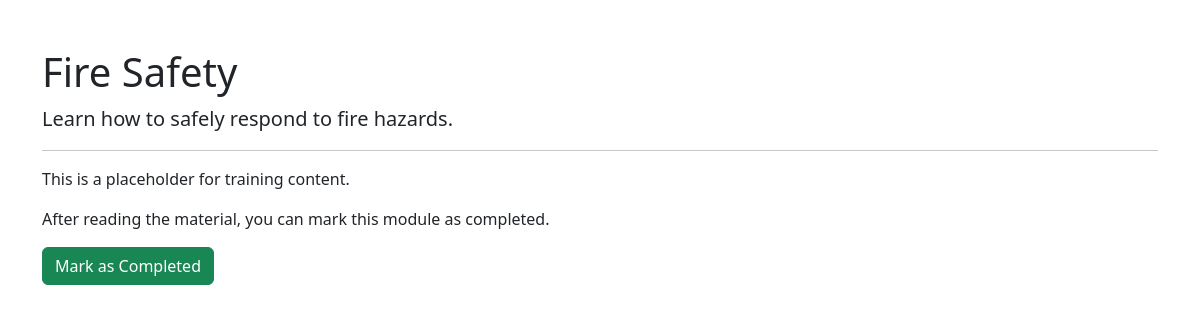
Screenshot of /employee/module/1/ (signed in) with the database file from the repository.
### core/models.py (models this page shows, shortened)
class Assignment(models.Model):
    STATUS_CHOICES = [
        ('Not Started', 'Not Started'),
        ('In Progress', 'In Progress'),
        ('Completed', 'Completed'),
    ]
    employee = models.ForeignKey(Employee, on_delete=models.CASCADE)
    module = models.ForeignKey(TrainingModule, on_delete=models.CASCADE)
    assigned_by = models.ForeignKey(Manager, on_delete=models.CASCADE)
    assigned_on = models.DateTimeField(auto_now_add=True)
    status = models.CharField(max_length=20, choices=STATUS_CHOICES, default='Not Started')

class TrainingModule(models.Model):
    title = models.CharField(max_length=200)
    description = models.TextField()
    created_by = models.ForeignKey(Trainer, on_delete=models.SET_NULL, null=True)

### core/views.py (the view)
# urls.py: path('employee/module/<int:assignment_id>/', views.training_module_page, name='training_module_page'),
@login_required
def training_module_page(request, assignment_id):
    assignment = Assignment.objects.get(id=assignment_id)
    employee = Employee.objects.get(user=request.user)
    if assignment.employee != employee:
        return redirect('employee_dashboard')
    if assignment.status == 'Not Started':
        assignment.status = 'In Progress'
        assignment.save()
    return render(request, 'core/training_module_page.html', {'assignment': assignment})

### core/templates/core/training_module_page.html (shortened to what this page needs)
<!DOCTYPE html>
<html lang="en">
<head>
    <link href="https://cdn.jsdelivr.net/npm/bootstrap@5.3.0/dist/css/bootstrap.min.css" rel="stylesheet">
</head>
<body>
<div class="container mt-5">
    <h1>{{ assignment.module.title }}</h1>
    <p class="lead">{{ assignment.module.description }}</p>
    <hr>
    <p>This is a placeholder for training content.</p>
    <p>After reading the material, you can mark this module as completed.</p>
    <form method="post" action="{% url 'complete_assignment' assignment.id %}">
        <button type="submit" class="btn btn-success">Mark as Completed</button>
    </form>
</div>
</body>
</html>

### rows the page displays
Assignment: module "Fire Safety", module.description "Learn how to safely respond to fire hazards."
